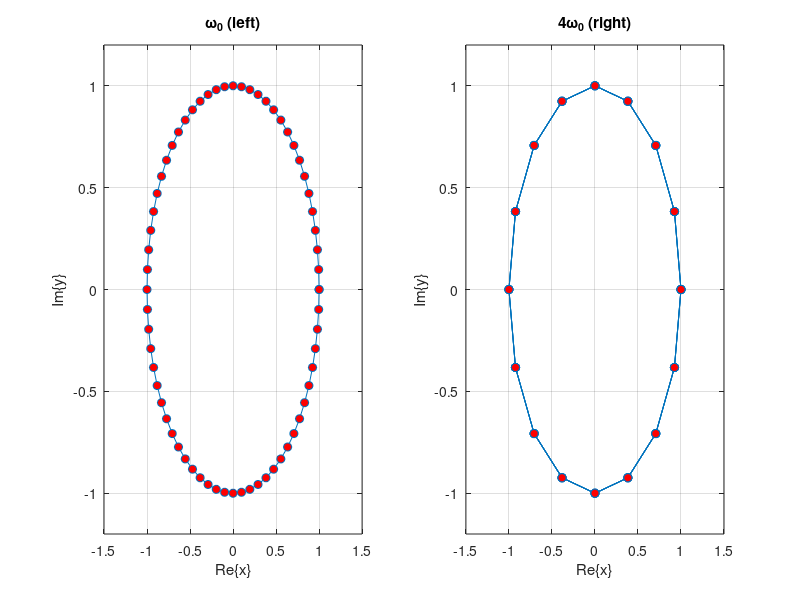

MATLAB code to generate this figure:
%% Complex Exponential Basis Functions
% partOne
w = (2*pi)/64;
t = 0: 64;
m = 1; % use m for k
x = exp(j * m * w * t);

figure (1);
subplot(1,2,1);
plot(real(x), imag(x),'-o','MarkerFaceColor','r'); % plotting complex quan.
xlabel('Re\{x\}');   % \{x\} ==> {x} in axis!
ylabel('Im\{y\}');       
axis([-1.5 1.5 -1.2 1.2]); % set axis
grid on;
title('\omega_{0} (left)'); % \omega to gen/ omega symbol

subplot(1,2,2);
m = 4;
x = exp(j*m*w*t);
plot(real(x), imag(x),'-o','MarkerFaceColor','r');
xlabel('Re\{x\}');
ylabel('Im\{y\}');
axis([-1.5 1.5 -1.2 1.2]);
grid on;
title('4\omega_{0} (right)');
